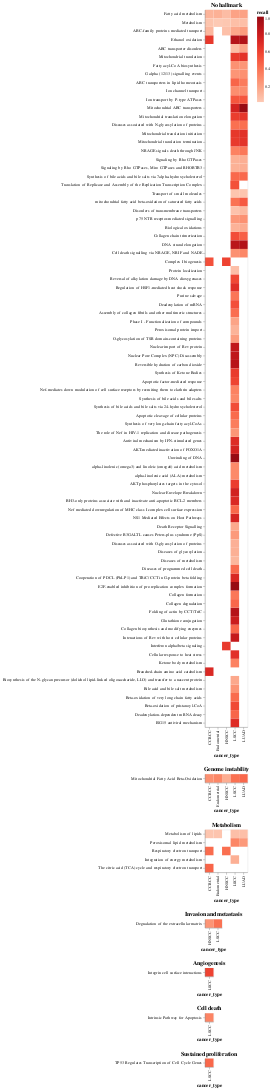

The cell this chart's notebook holds for it:
### Code cell
pathway_heatmap(enriched_reactome, reactome=True)
